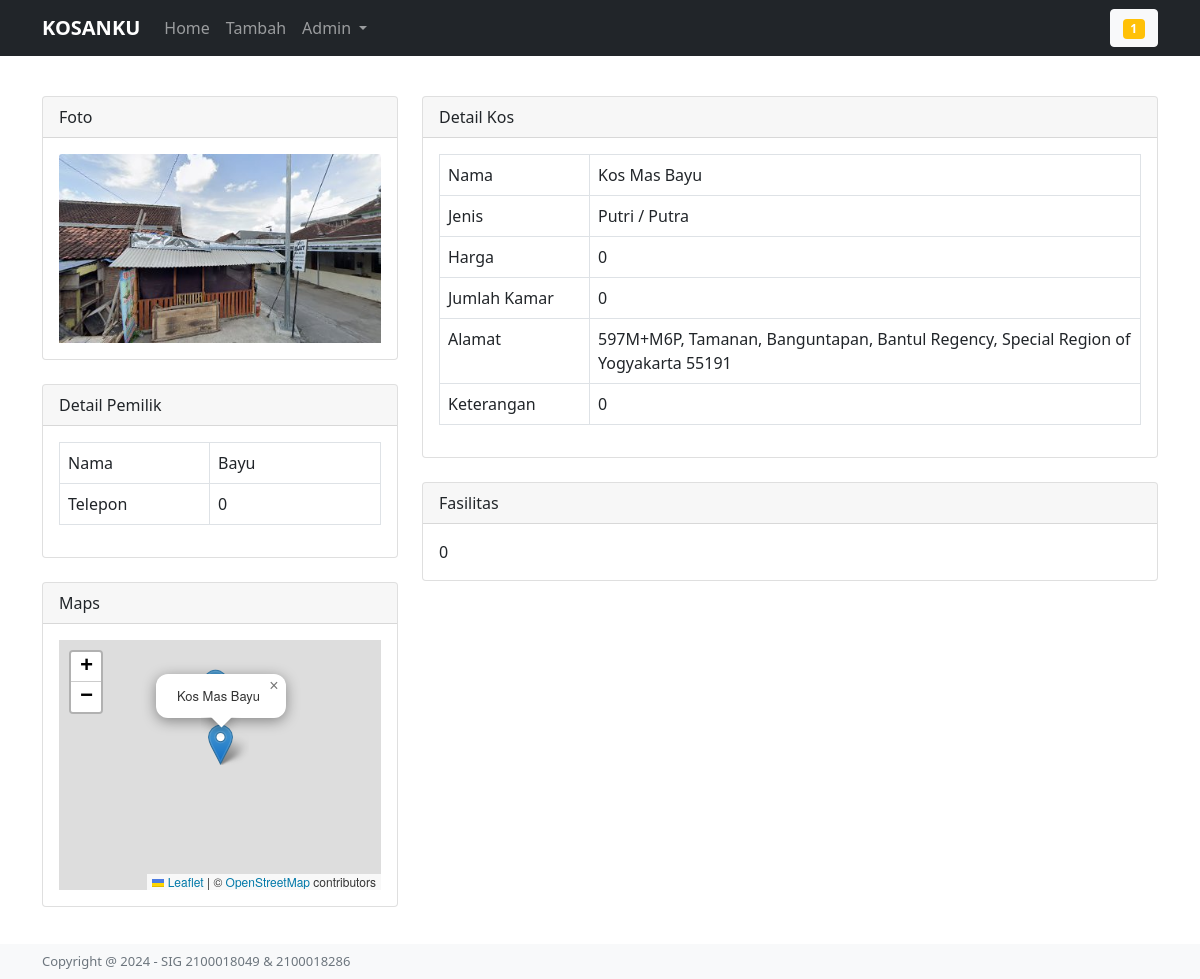
The app's page /home/detail/16 with its own data.
### tables this page shows
CREATE TABLE `kost` (
  `id` int(50) NOT NULL,
  `nama` varchar(50) NOT NULL,
  `alamat` varchar(256) NOT NULL,
  `nama_pemilik` varchar(50) NOT NULL,
  `telepon` varchar(50) NOT NULL,
  `email` varchar(50) NOT NULL,
  `harga` varchar(50) NOT NULL,
  `jumlah_kamar` varchar(50) NOT NULL,
  `fasilitas` varchar(500) NOT NULL,
  `keterangan` varchar(500) NOT NULL,
  `latitude` varchar(50) NOT NULL,
  `bayar` varchar(50) NOT NULL,
  `foto` varchar(50) NOT NULL,
  `longitude` varchar(50) NOT NULL,
  `jenis` varchar(50) NOT NULL,
  `status` enum('pending','terupload') DEFAULT 'pending'
);

### application/controllers/Home.php (called while the page is built, shortened)
<?php
class Home extends CI_Controller {
    public function __construct(){
        $this->load->model('H_kos');
        $this->load->helper(array('url', 'form', 'html'));
        $this->load->library('session');
    }
    public function detail($id){
        $ip_address = $this->input->ip_address();
        $this->H_kos->insert_visitor($ip_address);
        $data['total_visitors_all_time'] = $this->H_kos->count_visitors_all_time();
        $data['judul'] = 'KOSANKU';
        $data['data_kos'] = $this->H_kos->detail_masuk($id);
        $this->load->view('user/header', $data);
        $this->load->view('home/detail', $data);
        $this->load->view('user/footer');
    }
}

### index.php (called while the page is built, shortened)
<?php
require_once BASEPATH.'core/CodeIgniter.php';

### application/models/H_kos.php (called while the page is built, shortened)
<?php
class H_kos extends CI_Model{
    public function detail_masuk($id){
        $query = $this->db->get_where('kost', array('id' => $id));
        return $query->row_array();
    }
    public function count_visitors_all_time() {
        $this->db->select('COUNT(DISTINCT ip_address) as total');
        $query = $this->db->get('visitors');
        return $query->row()->total;
    }
}
?>

### application/views/home/detail.php (the view, shortened to what this page needs)
<div class="container">
    <br><br><br><br>
    <div class="row">
        <div class="col-4">
            <div class="card">
                <div class="card-header">Foto</div>
                <div class="card-body">
                    <img src="<?php echo base_url() . '/assets/fotokos/' . $data_kos['foto']; ?>" class="card-img-top" alt="kos">
                </div>
            </div>
            <br>
            <div class="card">
                <div class="card-header">Detail Pemilik</div>
                <div class="card-body table-responsive">
                    <table class="table table-bordered" style="overflow-y: hidden">
                        <tbody>
                            <tr>
                                <td width='150px'>Nama</td>
                                <td><?php echo $data_kos['nama_pemilik']; ?></td>
                            </tr>
                            <tr>
                                <td>Telepon</td>
                                <td><?php echo $data_kos['telepon']; ?></td>
                            </tr>
                        </tbody>
                    </table>
                </div>
            </div>
            <br>
            <div class="card">
                <div class="card-header">Maps</div>
                <div class="card-body">
                    <div id="map" style="width: 100%; height: 250px;"></div>
                </div>
            </div>
        </div>
        <div class="col-8">
            <div class="card">
                <div class="card-header">Detail Kos</div>
                <div class="card-body table-responsive">
                    <table class="table table-bordered" style="overflow-y: hidden">
                        <tbody>
                            <tr>
                                <td width='150px'>Nama</td>
                                <td><?php echo $data_kos['nama']; ?></td>
                            </tr>
                            <tr>
                                <td>Jenis</td>
                                <td><?php echo $data_kos['jenis']; ?></td>
                            </tr>
                            <tr>
                                <td>Harga</td>
                                <td><?php echo $data_kos['harga']; ?></td>
                            </tr>
                            <tr>
                                <td>Jumlah Kamar</td>
                                <td><?php echo $data_kos['jumlah_kamar']; ?></td>
                            </tr>
                            <tr>
                                <td>Alamat</td>
                                <td><?php echo $data_kos['alamat']; ?></td>
                            </tr>
                            <tr>
                                <td>Keterangan</td>
                                <td><?php echo $data_kos['keterangan']; ?></td>
                            </tr>
                        </tbody>
                    </table>
                </div>
            </div>
            <br>
            <div class="card">
                <div class="card-header">Fasilitas</div>
                <div class="card-body">
                    <?php echo $data_kos['fasilitas']; ?>
                </div>
            </div>
        </div>
    </div>
</div>

### records on screen
kost: foto (picture), nama_pemilik "Bayu", telepon "0", nama "Kos Mas Bayu", jenis "Putri / Putra", harga "0", jumlah_kamar "0", alamat "597M+M6P, Tamanan, Banguntapan, Bantul Regency, Special Region of Yogyakarta 55191", keterangan "0", fasilitas "0"

### other values on screen
$total_visitors_all_time "1"
